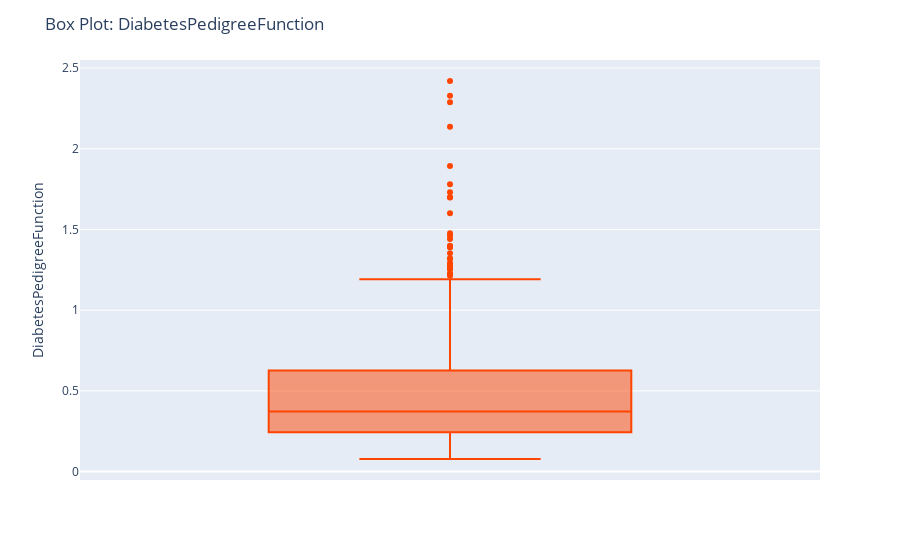

The code cell stored with this chart in its notebook:
### Code cell
fig7 = px.box(df, y='DiabetesPedigreeFunction', color_discrete_sequence=color_sequence)
fig7.update_layout(title='Box Plot: DiabetesPedigreeFunction')
fig7.show()

### Figure 1 — Plotly figure (JSON) as saved in the notebook; plotly's stock layout.template omitted (floating-point values rounded to 4 significant figures; data arrays with more than 128 entries replaced by an {"elided": "..."} marker saying what was removed)
{"data": [{"alignmentgroup": "True", "hovertemplate": "DiabetesPedigreeFunction=%{y}<extra></extra>", "legendgroup": "", "marker": {"color": "orangered"}, "name": "", "notched": false, "offsetgroup": "", "orientation": "v", "showlegend": false, "type": "box", "x0": " ", "xaxis": "x", "y": {"elided": "768 float values"}, "y0": " ", "yaxis": "y"}], "layout": {"boxmode": "group", "legend": {"tracegroupgap": 0}, "margin": {"t": 60}, "title": {"text": "Box Plot: DiabetesPedigreeFunction"}, "xaxis": {"anchor": "y", "domain": [0, 1]}, "yaxis": {"anchor": "x", "domain": [0, 1], "title": {"text": "DiabetesPedigreeFunction"}}}}
